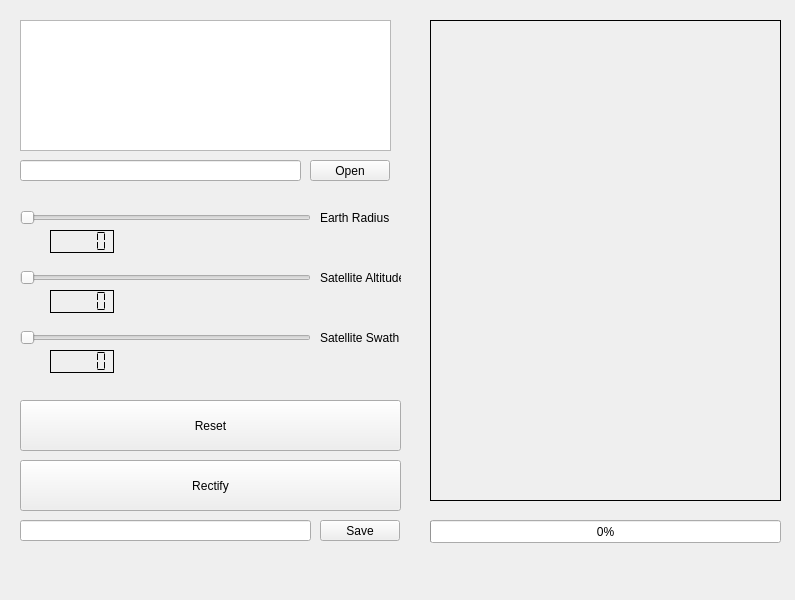
<?xml version="1.0" encoding="UTF-8"?>
<ui version="4.0">
 <class>MainWindow</class>
 <widget class="QMainWindow" name="MainWindow">
  <property name="geometry">
   <rect>
    <x>0</x>
    <y>0</y>
    <width>795</width>
    <height>600</height>
   </rect>
  </property>
  <property name="minimumSize">
   <size>
    <width>795</width>
    <height>600</height>
   </size>
  </property>
  <property name="maximumSize">
   <size>
    <width>795</width>
    <height>600</height>
   </size>
  </property>
  <property name="baseSize">
   <size>
    <width>795</width>
    <height>600</height>
   </size>
  </property>
  <property name="windowTitle">
   <string>MainWindow</string>
  </property>
  <property name="toolButtonStyle">
   <enum>Qt::ToolButtonIconOnly</enum>
  </property>
  <widget class="QWidget" name="centralwidget">
   <widget class="QSlider" name="radiusSlider">
    <property name="geometry">
     <rect>
      <x>20</x>
      <y>210</y>
      <width>291</width>
      <height>16</height>
     </rect>
    </property>
    <property name="minimum">
     <number>1</number>
    </property>
    <property name="maximum">
     <number>9999</number>
    </property>
    <property name="orientation">
     <enum>Qt::Horizontal</enum>
    </property>
   </widget>
   <widget class="QSlider" name="altitudeSlider">
    <property name="geometry">
     <rect>
      <x>20</x>
      <y>270</y>
      <width>291</width>
      <height>16</height>
     </rect>
    </property>
    <property name="minimum">
     <number>1</number>
    </property>
    <property name="maximum">
     <number>9999</number>
    </property>
    <property name="orientation">
     <enum>Qt::Horizontal</enum>
    </property>
   </widget>
   <widget class="QSlider" name="swathSlider">
    <property name="geometry">
     <rect>
      <x>20</x>
      <y>330</y>
      <width>291</width>
      <height>16</height>
     </rect>
    </property>
    <property name="minimum">
     <number>1</number>
    </property>
    <property name="maximum">
     <number>9999</number>
    </property>
    <property name="orientation">
     <enum>Qt::Horizontal</enum>
    </property>
    <property name="invertedControls">
     <bool>false</bool>
    </property>
   </widget>
   <widget class="QPushButton" name="rectifyButton">
    <property name="geometry">
     <rect>
      <x>20</x>
      <y>460</y>
      <width>381</width>
      <height>51</height>
     </rect>
    </property>
    <property name="text">
     <string>Rectify</string>
    </property>
   </widget>
   <widget class="QPushButton" name="saveButton">
    <property name="geometry">
     <rect>
      <x>320</x>
      <y>520</y>
      <width>80</width>
      <height>21</height>
     </rect>
    </property>
    <property name="text">
     <string>Save</string>
    </property>
   </widget>
   <widget class="QProgressBar" name="rectifyProgress">
    <property name="geometry">
     <rect>
      <x>430</x>
      <y>520</y>
      <width>351</width>
      <height>23</height>
     </rect>
    </property>
    <property name="focusPolicy">
     <enum>Qt::StrongFocus</enum>
    </property>
    <property name="value">
     <number>0</number>
    </property>
    <property name="alignment">
     <set>Qt::AlignCenter</set>
    </property>
   </widget>
   <widget class="QLabel" name="earthRadiusLabel">
    <property name="geometry">
     <rect>
      <x>320</x>
      <y>210</y>
      <width>81</width>
      <height>16</height>
     </rect>
    </property>
    <property name="text">
     <string>Earth Radius</string>
    </property>
   </widget>
   <widget class="QLabel" name="altitudeLabel">
    <property name="geometry">
     <rect>
      <x>320</x>
      <y>270</y>
      <width>81</width>
      <height>16</height>
     </rect>
    </property>
    <property name="text">
     <string>Satellite Altitude</string>
    </property>
   </widget>
   <widget class="QLabel" name="swathLabel">
    <property name="geometry">
     <rect>
      <x>320</x>
      <y>330</y>
      <width>81</width>
      <height>16</height>
     </rect>
    </property>
    <property name="text">
     <string>Satellite Swath</string>
    </property>
   </widget>
   <widget class="QPushButton" name="openButton">
    <property name="geometry">
     <rect>
      <x>310</x>
      <y>160</y>
      <width>80</width>
      <height>21</height>
     </rect>
    </property>
    <property name="text">
     <string>Open</string>
    </property>
   </widget>
   <widget class="QLineEdit" name="openLineEdit">
    <property name="geometry">
     <rect>
      <x>20</x>
      <y>160</y>
      <width>281</width>
      <height>21</height>
     </rect>
    </property>
    <property name="readOnly">
     <bool>true</bool>
    </property>
   </widget>
   <widget class="QLineEdit" name="saveLineEdit">
    <property name="geometry">
     <rect>
      <x>20</x>
      <y>520</y>
      <width>291</width>
      <height>21</height>
     </rect>
    </property>
   </widget>
   <widget class="QPushButton" name="sliderResetButton">
    <property name="geometry">
     <rect>
      <x>20</x>
      <y>400</y>
      <width>381</width>
      <height>51</height>
     </rect>
    </property>
    <property name="text">
     <string>Reset</string>
    </property>
   </widget>
   <widget class="QLCDNumber" name="earthSliderDisplay">
    <property name="geometry">
     <rect>
      <x>50</x>
      <y>230</y>
      <width>64</width>
      <height>23</height>
     </rect>
    </property>
    <property name="font">
     <font>
      <weight>50</weight>
      <bold>false</bold>
     </font>
    </property>
    <property name="autoFillBackground">
     <bool>false</bool>
    </property>
    <property name="frameShape">
     <enum>QFrame::Box</enum>
    </property>
    <property name="frameShadow">
     <enum>QFrame::Plain</enum>
    </property>
    <property name="segmentStyle">
     <enum>QLCDNumber::Flat</enum>
    </property>
   </widget>
   <widget class="QLCDNumber" name="altitudeSliderDisplay">
    <property name="geometry">
     <rect>
      <x>50</x>
      <y>290</y>
      <width>64</width>
      <height>23</height>
     </rect>
    </property>
    <property name="frameShadow">
     <enum>QFrame::Plain</enum>
    </property>
    <property name="segmentStyle">
     <enum>QLCDNumber::Flat</enum>
    </property>
   </widget>
   <widget class="QLCDNumber" name="swathSliderDisplay">
    <property name="geometry">
     <rect>
      <x>50</x>
      <y>350</y>
      <width>64</width>
      <height>23</height>
     </rect>
    </property>
    <property name="frameShadow">
     <enum>QFrame::Plain</enum>
    </property>
    <property name="segmentStyle">
     <enum>QLCDNumber::Flat</enum>
    </property>
   </widget>
   <widget class="QLabel" name="imageView">
    <property name="geometry">
     <rect>
      <x>430</x>
      <y>20</y>
      <width>351</width>
      <height>481</height>
     </rect>
    </property>
    <property name="frameShape">
     <enum>QFrame::Box</enum>
    </property>
    <property name="text">
     <string/>
    </property>
   </widget>
   <widget class="QTextBrowser" name="logBox">
    <property name="geometry">
     <rect>
      <x>20</x>
      <y>20</y>
      <width>371</width>
      <height>131</height>
     </rect>
    </property>
    <property name="palette">
     <palette>
      <active>
       <colorrole role="Highlight">
        <brush brushstyle="SolidPattern">
         <color alpha="255">
          <red>0</red>
          <green>120</green>
          <blue>215</blue>
         </color>
        </brush>
       </colorrole>
       <colorrole role="HighlightedText">
        <brush brushstyle="SolidPattern">
         <color alpha="255">
          <red>255</red>
          <green>255</green>
          <blue>255</blue>
         </color>
        </brush>
       </colorrole>
      </active>
      <inactive>
       <colorrole role="Highlight">
        <brush brushstyle="SolidPattern">
         <color alpha="255">
          <red>0</red>
          <green>120</green>
          <blue>215</blue>
         </color>
        </brush>
       </colorrole>
       <colorrole role="HighlightedText">
        <brush brushstyle="SolidPattern">
         <color alpha="255">
          <red>255</red>
          <green>255</green>
          <blue>255</blue>
         </color>
        </brush>
       </colorrole>
      </inactive>
      <disabled>
       <colorrole role="Highlight">
        <brush brushstyle="SolidPattern">
         <color alpha="255">
          <red>0</red>
          <green>120</green>
          <blue>215</blue>
         </color>
        </brush>
       </colorrole>
       <colorrole role="HighlightedText">
        <brush brushstyle="SolidPattern">
         <color alpha="255">
          <red>255</red>
          <green>255</green>
          <blue>255</blue>
         </color>
        </brush>
       </colorrole>
      </disabled>
     </palette>
    </property>
    <property name="focusPolicy">
     <enum>Qt::NoFocus</enum>
    </property>
   </widget>
  </widget>
  <widget class="QMenuBar" name="menubar">
   <property name="geometry">
    <rect>
     <x>0</x>
     <y>0</y>
     <width>795</width>
     <height>20</height>
    </rect>
   </property>
  </widget>
  <widget class="QStatusBar" name="statusbar">
   <property name="sizeGripEnabled">
    <bool>false</bool>
   </property>
  </widget>
 </widget>
 <resources/>
 <connections>
  <connection>
   <sender>openButton</sender>
   <signal>clicked()</signal>
   <receiver>MainWindow</receiver>
   <slot>openClicked()</slot>
   <hints>
    <hint type="sourcelabel">
     <x>310</x>
     <y>200</y>
    </hint>
    <hint type="destinationlabel">
     <x>162</x>
     <y>208</y>
    </hint>
   </hints>
  </connection>
  <connection>
   <sender>radiusSlider</sender>
   <signal>valueChanged(int)</signal>
   <receiver>earthSliderDisplay</receiver>
   <slot>display(int)</slot>
   <hints>
    <hint type="sourcelabel">
     <x>129</x>
     <y>240</y>
    </hint>
    <hint type="destinationlabel">
     <x>84</x>
     <y>268</y>
    </hint>
   </hints>
  </connection>
  <connection>
   <sender>altitudeSlider</sender>
   <signal>valueChanged(int)</signal>
   <receiver>altitudeSliderDisplay</receiver>
   <slot>display(int)</slot>
   <hints>
    <hint type="sourcelabel">
     <x>132</x>
     <y>300</y>
    </hint>
    <hint type="destinationlabel">
     <x>100</x>
     <y>320</y>
    </hint>
   </hints>
  </connection>
  <connection>
   <sender>swathSlider</sender>
   <signal>valueChanged(int)</signal>
   <receiver>swathSliderDisplay</receiver>
   <slot>display(int)</slot>
   <hints>
    <hint type="sourcelabel">
     <x>131</x>
     <y>357</y>
    </hint>
    <hint type="destinationlabel">
     <x>95</x>
     <y>383</y>
    </hint>
   </hints>
  </connection>
  <connection>
   <sender>radiusSlider</sender>
   <signal>sliderMoved(int)</signal>
   <receiver>MainWindow</receiver>
   <slot>updateSlider()</slot>
   <hints>
    <hint type="sourcelabel">
     <x>229</x>
     <y>239</y>
    </hint>
    <hint type="destinationlabel">
     <x>270</x>
     <y>257</y>
    </hint>
   </hints>
  </connection>
  <connection>
   <sender>altitudeSlider</sender>
   <signal>sliderMoved(int)</signal>
   <receiver>MainWindow</receiver>
   <slot>updateSlider()</slot>
   <hints>
    <hint type="sourcelabel">
     <x>225</x>
     <y>301</y>
    </hint>
    <hint type="destinationlabel">
     <x>263</x>
     <y>322</y>
    </hint>
   </hints>
  </connection>
  <connection>
   <sender>swathSlider</sender>
   <signal>sliderMoved(int)</signal>
   <receiver>MainWindow</receiver>
   <slot>updateSlider()</slot>
   <hints>
    <hint type="sourcelabel">
     <x>230</x>
     <y>355</y>
    </hint>
    <hint type="destinationlabel">
     <x>273</x>
     <y>383</y>
    </hint>
   </hints>
  </connection>
  <connection>
   <sender>sliderResetButton</sender>
   <signal>clicked()</signal>
   <receiver>MainWindow</receiver>
   <slot>resetClicked()</slot>
   <hints>
    <hint type="sourcelabel">
     <x>321</x>
     <y>434</y>
    </hint>
    <hint type="destinationlabel">
     <x>414</x>
     <y>381</y>
    </hint>
   </hints>
  </connection>
  <connection>
   <sender>rectifyButton</sender>
   <signal>clicked()</signal>
   <receiver>MainWindow</receiver>
   <slot>rectifyClicked()</slot>
   <hints>
    <hint type="sourcelabel">
     <x>347</x>
     <y>503</y>
    </hint>
    <hint type="destinationlabel">
     <x>415</x>
     <y>481</y>
    </hint>
   </hints>
  </connection>
  <connection>
   <sender>saveButton</sender>
   <signal>clicked()</signal>
   <receiver>MainWindow</receiver>
   <slot>saveClicked()</slot>
   <hints>
    <hint type="sourcelabel">
     <x>320</x>
     <y>560</y>
    </hint>
    <hint type="destinationlabel">
     <x>104</x>
     <y>569</y>
    </hint>
   </hints>
  </connection>
  <connection>
   <sender>saveLineEdit</sender>
   <signal>textChanged(QString)</signal>
   <receiver>MainWindow</receiver>
   <slot>updateSave()</slot>
   <hints>
    <hint type="sourcelabel">
     <x>294</x>
     <y>548</y>
    </hint>
    <hint type="destinationlabel">
     <x>365</x>
     <y>567</y>
    </hint>
   </hints>
  </connection>
  <connection>
   <sender>MainWindow</sender>
   <signal>setProgressValue(int)</signal>
   <receiver>rectifyProgress</receiver>
   <slot>setValue(int)</slot>
   <hints>
    <hint type="sourcelabel">
     <x>619</x>
     <y>528</y>
    </hint>
    <hint type="destinationlabel">
     <x>613</x>
     <y>550</y>
    </hint>
   </hints>
  </connection>
 </connections>
 <slots>
  <signal>setProgressValue(int)</signal>
  <slot>openClicked()</slot>
  <slot>updateSlider()</slot>
  <slot>resetClicked()</slot>
  <slot>rectifyClicked()</slot>
  <slot>saveClicked()</slot>
  <slot>updateOpen()</slot>
  <slot>updateSave()</slot>
 </slots>
</ui>
